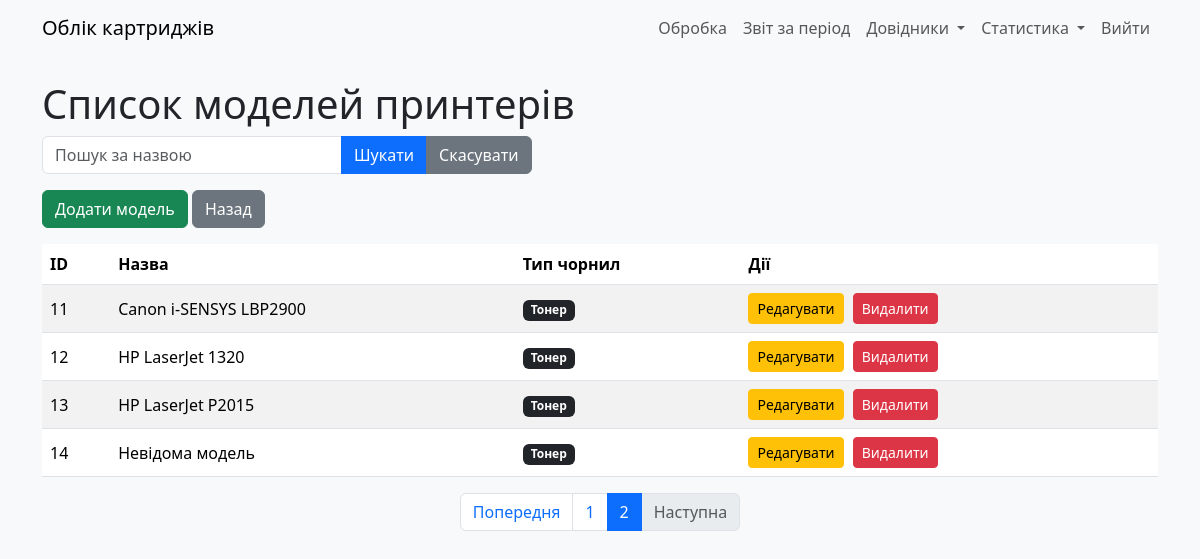
The app's page /printer_models?page=2&search= (signed in), older data.
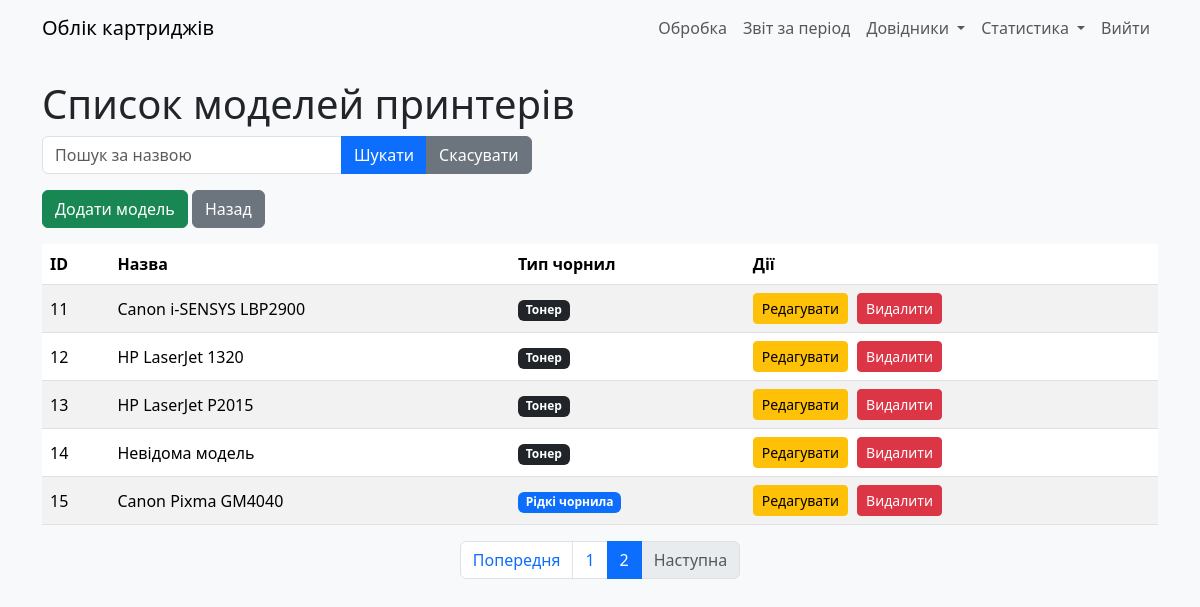
The same page, newer data.
### models.py (models this page shows)
class PrinterModel(db.Model):
    __tablename__ = "model_print"
    id: Mapped[int] = mapped_column(primary_key=True)
    model_name: Mapped[str] = mapped_column(String(30))
    ink_type: Mapped[int] = mapped_column(Integer, server_default=literal(0))
    user_updated: Mapped[int] = mapped_column(ForeignKey(User.id))
    time_updated: Mapped[DateTime] = mapped_column(DateTime, server_default=func.now())

### app.py (the view)
@app.route('/printer_models')
@login_required
def printer_models():
    search = request.args.get('search', '')
    page = request.args.get('page', 1, type=int)
    per_page = 10  # Кількість записів на сторінці
    query = PrinterModel.query.filter(PrinterModel.model_name.ilike(f'%{search}%'))
    pagination = query.paginate(page=page, per_page=per_page)
    return render_template('printer_models.html',
                           models=pagination.items,
                           pagination=pagination,
                           search=search)

### app.py (called while the page is built)
@login_manager.user_loader
def load_user(user_id):
    return User.query.get(int(user_id))

### templates/printer_models.html (shortened to what this page needs)
{% extends "base.html" %}
{% block content %}
    <h1>Список моделей принтерів</h1>
    <form method="GET" class="mb-3">
        <div class="input-group">
            <input type="text" name="search" class="form-control" placeholder="Пошук за назвою" value="{{ search }}">
            <button type="submit" class="btn btn-primary">Шукати</button>
            <a href="{{ url_for('printer_models') }}" class="btn btn-secondary">Скасувати</a>
        </div>
    </form>
    <div class="mb-3">
        <a href="{{ url_for('add_printer_model') }}" class="btn btn-success">Додати модель</a>
        <a href="{{ url_for('index') }}" class="btn btn-secondary">Назад</a>
    </div>
    <table class="table table-striped">
        <thead>
            <tr>
                <th>ID</th>
                <th>Назва</th>
                <th>Тип чорнил</th>
                <th>Дії</th>
            </tr>
        </thead>
        <tbody>
            {% for model in models %}
            <tr>
                <td>{{ model.id }}</td>
                <td>{{ model.model_name }}</td>
                <td>
                    {% if model.ink_type == 0 %}
                        <span class="badge bg-dark">Тонер</span>
                    {% elif model.ink_type == 1 %}
                        <span class="badge bg-primary">Рідкі чорнила</span>
                    {% else %}
                        <span class="badge bg-dark-purple">Стрічка</span>
                    {% endif %}
                </td>
                <td>
                    <a href="{{ url_for('edit_printer_model', model_id=model.id) }}" class="btn btn-warning btn-sm">Редагувати</a>
                    <form action="{{ url_for('delete_printer_model', model_id=model.id) }}" method="POST" class="d-inline" onsubmit="return confirm('Ви впевнені, що хочете видалити цю модель?');">
                        <button type="submit" class="btn btn-danger btn-sm">Видалити</button>
                    </form>
                </td>
            </tr>
            {% endfor %}
        </tbody>
    </table>
    <nav aria-label="Page navigation">
        <ul class="pagination justify-content-center">
            {% if pagination.has_prev %}
                <li class="page-item">
                    <a class="page-link" href="{{ url_for('printer_models', page=pagination.prev_num, search=search) }}">Попередня</a>
                </li>
            {% else %}
                <li class="page-item disabled">
                    <span class="page-link">Попередня</span>
                </li>
            {% endif %}
            {% for page_num in pagination.iter_pages() %}
                {% if page_num %}
                    {% if page_num == pagination.page %}
                        <li class="page-item active">
                            <span class="page-link">{{ page_num }}</span>
                        </li>
                    {% else %}
                        <li class="page-item">
                            <a class="page-link" href="{{ url_for('printer_models', page=page_num, search=search) }}">{{ page_num }}</a>
                        </li>
                    {% endif %}
                {% else %}
                    <li class="page-item disabled">
                        <span class="page-link">...</span>
                    </li>
                {% endif %}
            {% endfor %}
            {% if pagination.has_next %}
                <li class="page-item">
                    <a class="page-link" href="{{ url_for('printer_models', page=pagination.next_num, search=search) }}">Наступна</a>
                </li>
            {% else %}
                <li class="page-item disabled">
                    <span class="page-link">Наступна</span>
                </li>
            {% endif %}
        </ul>
    </nav>
{% endblock %}

### templates/base.html (shortened to what this page needs)
<!DOCTYPE html>
<html lang="uk">
<head>
    <link rel="stylesheet" href="{{ url_for('static', filename='css/bootstrap.min.css') }}">
    <link rel="stylesheet" href="{{ url_for('static', filename='css/style.css') }}">
</head>
<body>
    <nav class="navbar navbar-expand-lg navbar-light bg-light">
        <div class="container">
            <a class="navbar-brand" href="{{ url_for('index') }}">Облік картриджів</a>
            <div class="collapse navbar-collapse" id="navbarNav">
                <ul class="navbar-nav ms-auto">
                    {% if current_user.is_authenticated %}
                        <li class="nav-item">
                            <a class="nav-link" href="{{ url_for('processCartridge') }}" id="processCartridge">Обробка</a>
                        </li>
                        <li class="nav-item">
                            <a class="nav-link" href="{{ url_for('report_period') }}">Звіт за період</a>
                        </li>
                        <li class="nav-item dropdown">
                            <a class="nav-link dropdown-toggle" href="#" id="navbarDropdownRefs" role="button" data-bs-toggle="dropdown" aria-expanded="false">
                                Довідники
                            </a>
                        </li>
                        <li class="nav-item dropdown">
                            <a class="nav-link dropdown-toggle" href="#" id="navbarDropdownStats" role="button" data-bs-toggle="dropdown" aria-expanded="false">
                                Статистика
                            </a>
                        </li>
                        <li class="nav-item">
                            <a class="nav-link" href="{{ url_for('logout') }}">Вийти</a>
                        </li>
                    {% else %}
                        <li class="nav-item">
                            <a class="nav-link" href="{{ url_for('login') }}">Увійти</a>
                        </li>
                    {% endif %}
                </ul>
            </div>
        </div>
    </nav>
    <div class="container mt-4">
        {% block content %}{% endblock %}
    </div>
</body>
</html>

### static/css/style.css (style rules this page uses)
body { background-color: #f8f9fa; }
.table th, .table td { vertical-align: middle; }
.form-control, .form-select { max-width: 300px; }
.btn-sm { margin-right: 5px; }
.navbar-nav .nav-link { padding-left: 10px; padding-right: 10px; }

Row changes from the older to the newer data that the page shows:
added PrinterModel: id "15", model_name "Canon Pixma GM4040", ink_type "Рідкі чорнила"
